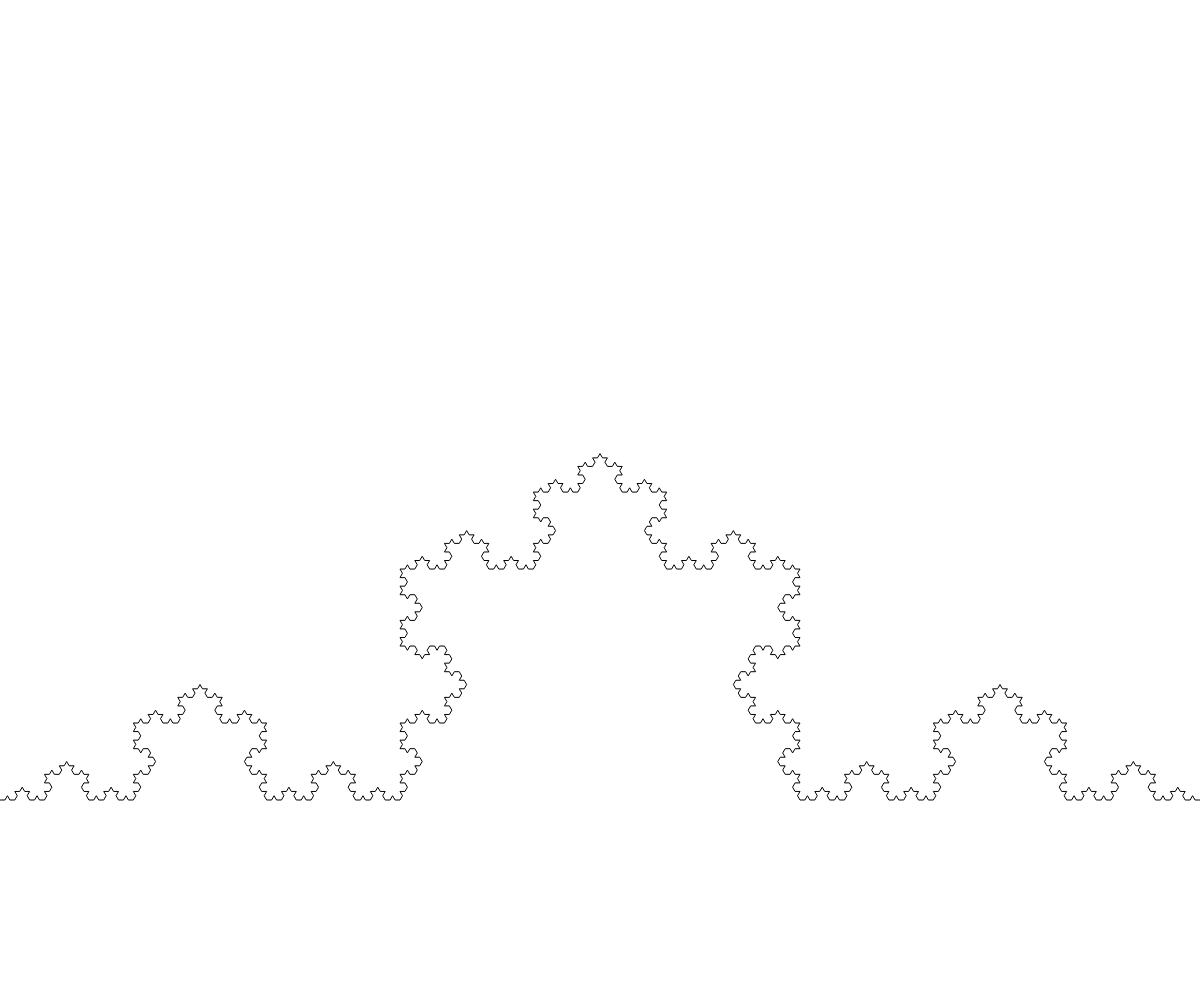
Frame 1 (no input)
Frame 60 (no input): identical to frame 1, image omitted
Frame 120 (the mouse pressed at the canvas centre since frame 60): identical to frame 1, image omitted

The p5.js sketch that drew this single still picture (run headless with seeded random() and noise() and a simulated clock; from frame 60 on, the mouse is pressed at the canvas centre):

// p5.js sketch
// ── sketch.js
function drawKoch(arr){
  let pos1 = arr[0][0];
  let pos2 = arr[0][1];
  let dist = p5.Vector.dist(pos1,pos2);
  let newArr = [];
  if(dist > 6){
    for(let i = 0;i < arr.length;i ++){
      let pos1 = arr[i][0];
      let pos2 = arr[i][1];

      let dir = p5.Vector.sub(pos2,pos1);
      let dirNormal = dir.copy().normalize();
      let dist = dir.mag();
      let p1R = p5.Vector.add(pos1,dirNormal.copy().mult(dist * 1/3));
      let p2L = p5.Vector.add(pos1,dirNormal.copy().mult(dist * 2/3));
      let p12C = p5.Vector.add(p1R,dirNormal.copy().rotate(-1*PI/3).mult(dist * 1/3));
      newArr.push([pos1,p1R]);
      newArr.push([p1R,p12C]);
      newArr.push([p12C,p2L]);
      newArr.push([p2L,pos2]);
    }
    drawKoch(newArr);
  }else{
    beginShape();
    for(let i = 0;i < arr.length;i ++){
      let pos1 = arr[i][0];
      let pos2 = arr[i][1];
      vertex(pos1.x,pos1.y);
      vertex(pos2.x,pos2.y);
    }
    endShape();
  }
}

function setup() {
  strokeWeight(0.01);
  createCanvas(windowWidth, windowHeight);
  drawKoch([[createVector(0,height/2+300),createVector(width,height/2+300)]]);
}

function draw() {

}
